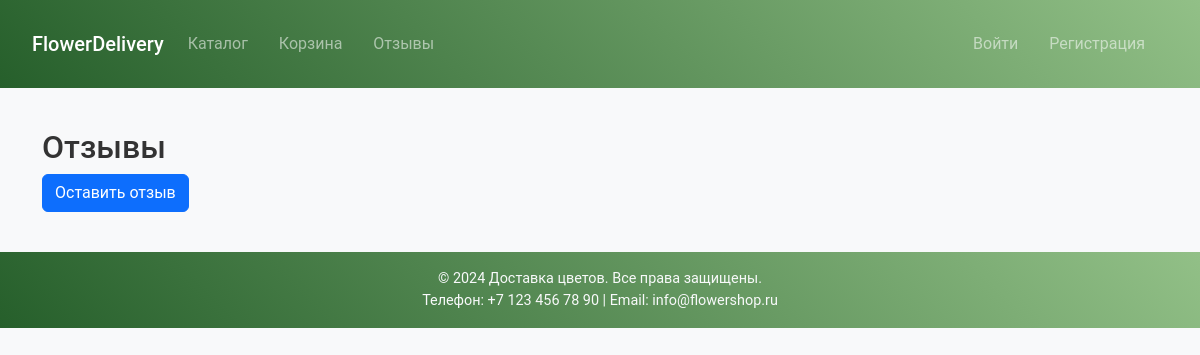
The page /reviews/ on the database as committed earlier.
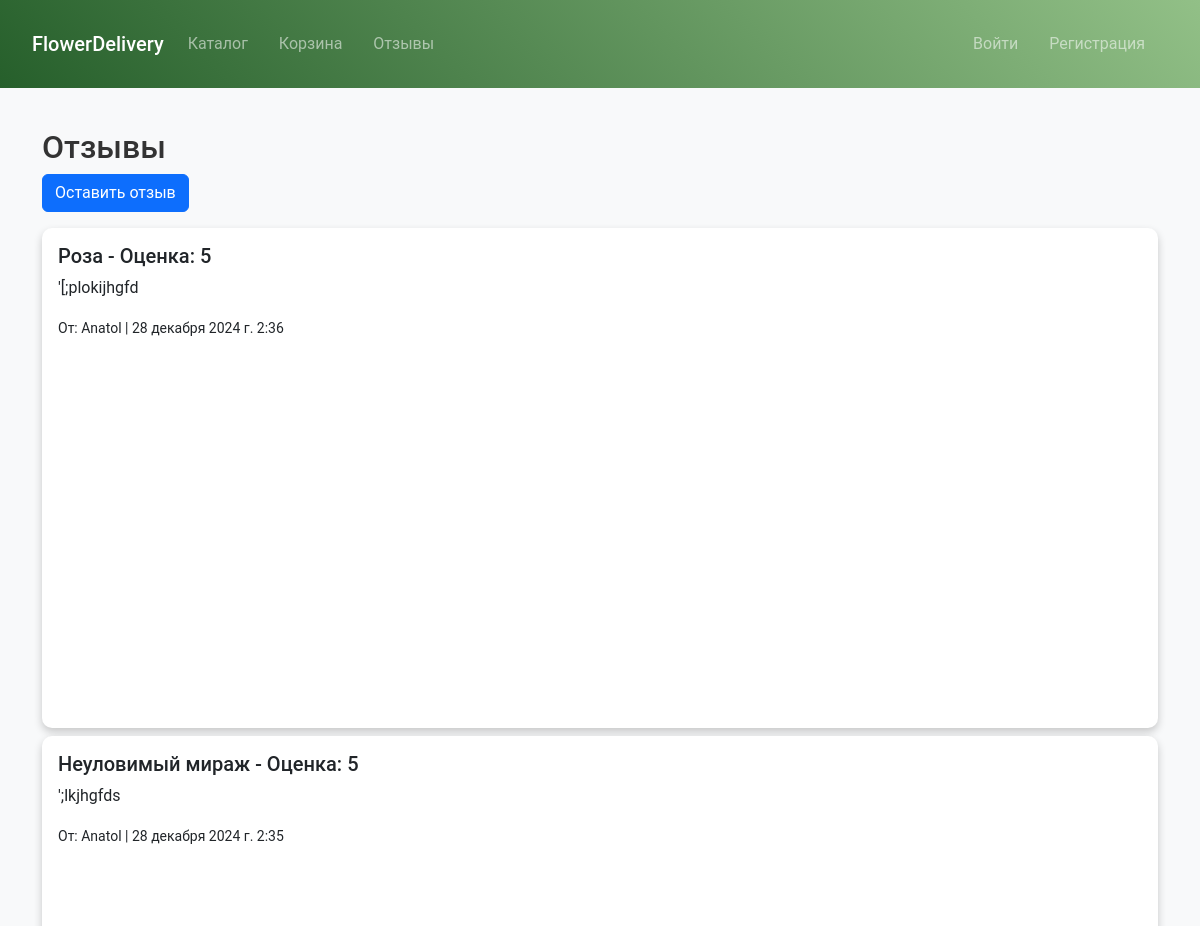
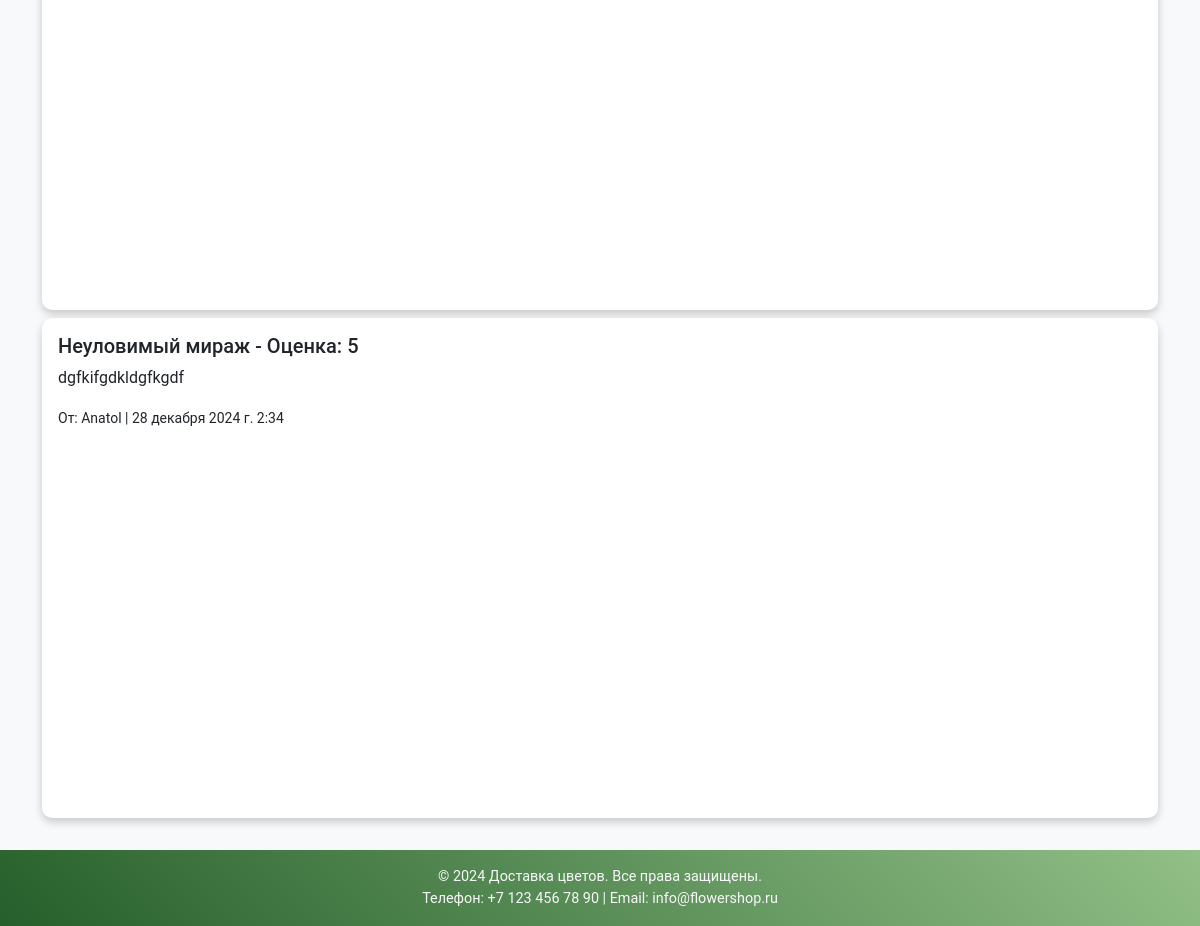
The same page on the database as committed later (2 pictures, top to bottom).
### reviews_app/models.py (models this page shows, shortened)
class Review(models.Model):
    user = models.ForeignKey(User, on_delete=models.CASCADE)
    flower = models.ForeignKey(Flower, on_delete=models.CASCADE)
    text = models.TextField()
    rating = models.PositiveIntegerField(default=5)
    created_at = models.DateTimeField(auto_now_add=True)

### orders_app/models.py (models this page shows, shortened)
class Flower(models.Model):
    name = models.CharField(max_length=100)
    price = models.DecimalField(max_digits=8, decimal_places=2)
    description = models.TextField(blank=True)
    image = models.ImageField(upload_to='flowers', blank=True, null=True)

### reviews_app/views.py (the view)
def review_list(request):
    reviews = Review.objects.all().order_by('-created_at')
    return render(request, 'reviews_app/list.html', {'reviews': reviews})

### reviews_app/templates/reviews_app/list.html
{% extends 'main_app/base.html' %}
{% block content %}
<h2>Отзывы</h2>
<a href="{% url 'reviews:add' %}" class="btn btn-primary mb-3">Оставить отзыв</a>
{% for r in reviews %}
<div class="card mb-2">
  <div class="card-body">
    <h5>{{ r.flower.name }} - Оценка: {{ r.rating }}</h5>
    <p>{{ r.text }}</p>
    <p><small>От: {{ r.user.username }} | {{ r.created_at }}</small></p>
  </div>
</div>
{% endfor %}
{% endblock %}

### main_app/templates/main_app/base.html (shortened to what this page needs)
{% load static %}
<!DOCTYPE html>
<html lang="ru">
<head>
  <link
    rel="stylesheet"
    href="https://cdn.jsdelivr.net/npm/bootstrap@5.3.0/dist/css/bootstrap.min.css"
  />
  <link rel="stylesheet" href="{% static 'main_app/css/style.css' %}" />
</head>
<body>
<header class="bg-dark text-light py-3">
  <nav class="navbar navbar-expand-lg navbar-dark">
    <div class="container-fluid">
      <a class="navbar-brand" href="{% url 'index' %}">FlowerDelivery</a>
      <div class="collapse navbar-collapse" id="navbarContent">
        <ul class="navbar-nav me-auto mb-2 mb-lg-0">
          <li class="nav-item">
            <a class="nav-link" href="{% url 'orders:catalog' %}">Каталог</a>
          </li>
          <li class="nav-item">
            <a class="nav-link" href="{% url 'orders:cart' %}">Корзина</a>
          </li>
          <li class="nav-item">
            <a class="nav-link" href="{% url 'reviews:list' %}">Отзывы</a>
          </li>
        </ul>
        <ul class="navbar-nav ms-auto mb-2 mb-lg-0">
          {% if user.is_authenticated %}
            <li class="nav-item">
              <a class="nav-link" href="{% url 'orders:history' %}">История заказов</a>
            </li>
            <li class="nav-item">
              <a class="nav-link" href="{% url 'logout' %}">Выйти</a>
            </li>
          {% else %}
            <li class="nav-item">
              <a class="nav-link" href="{% url 'login' %}">Войти</a>
            </li>
            <li class="nav-item">
              <a class="nav-link" href="{% url 'orders:register' %}">Регистрация</a>
            </li>
          {% endif %}
        </ul>
      </div>
    </div>
  </nav>
  </header>
  <div class="container my-4">
    {% block content %}
    {% endblock %}
  </div>
    <footer class="bg-dark text-light py-3">
        <div class="container text-center">
            <p>&copy; 2024 Доставка цветов. Все права защищены.</p>
            <p>Телефон: +7 123 456 78 90 | Email: info@flowershop.ru</p>
        </div>
    </footer>
</body>
</html>

### main_app/static/main_app/css/style.css (style rules this page uses)
body { font-family: 'Roboto', sans-serif; background-color: #f8f9fa; color: #333; display: flex; flex-direction: column; min-height: 100vh; margin: 0; }
header { position: sticky; top: 0; z-index: 1000; background: linear-gradient(45deg, #265f2b, #92c087); color: white; padding: 10px 20px; }
header h1, footer p { margin: 0; font-size: 1rem; }
header nav a, footer a { text-decoration: none; color: white; font-weight: 500; transition: color 0.3s; }
nav a { color: white; text-decoration: none; margin-right: 15px; }
.card { border: none; border-radius: 10px; box-shadow: 0px 4px 6px rgba(0, 0, 0, 0.1); transition: transform 0.3s ease, box-shadow 0.3s ease; }
footer p { margin: 0; font-size: 0.9rem; }
footer { position: sticky; bottom: 0; width: 100%; background: linear-gradient(45deg, #265f2b, #92c087); color: white; text-align: center; padding: 10px; z-index: 1000; }
.card { border: none; border-radius: 10px; box-shadow: 0px 4px 8px rgba(0, 0, 0, 0.2); transition: transform 0.3s ease, box-shadow 0.3s ease; height: 500px; display: flex; flex-direction: column; justify-content: space-between; }

Rows that differ between the two databases and show on the page:
added Review: flower.name "Роза", rating "5", text "'[;plokijhgfd", user.username "Anatol", created_at "28 декабря 2024 г. 2:36"
added Review: flower.name "Неуловимый мираж", rating "5", text "';lkjhgfds", user.username "Anatol", created_at "28 декабря 2024 г. 2:35"
added Review: flower.name "Неуловимый мираж", rating "5", text "dgfkifgdkldgfkgdf", user.username "Anatol", created_at "28 декабря 2024 г. 2:34"
